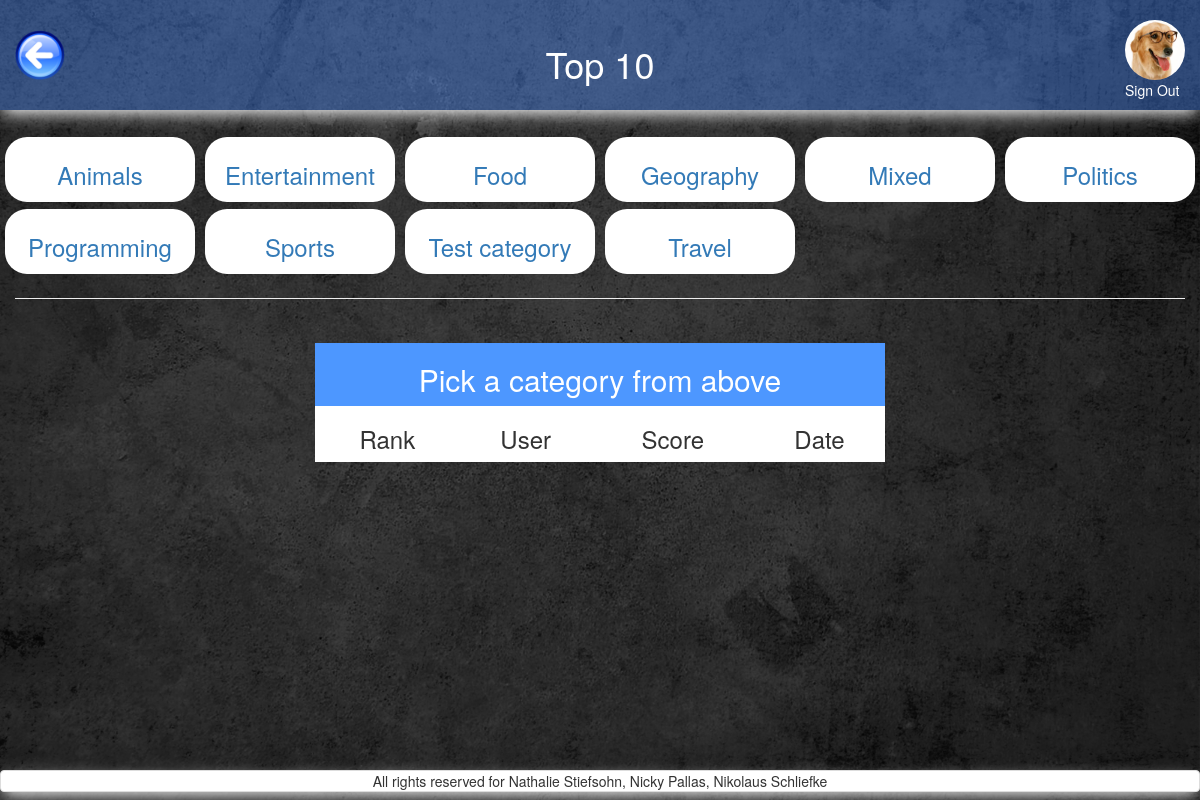
The page /top_10.php (signed in) on the database its author committed.
### tables this page shows
CREATE TABLE `users` (
  `id` int(11) NOT NULL,
  `FK_avatars` int(11) NOT NULL,
  `FK_classes` int(11) NOT NULL DEFAULT '1',
  `nickname` varchar(255) NOT NULL,
  `email` varchar(255) NOT NULL,
  `password` varchar(255) NOT NULL,
  `first_name` varchar(255) NOT NULL,
  `family_name` varchar(255) NOT NULL,
  `date_of_birth` date NOT NULL DEFAULT '1993-07-30'
);

CREATE TABLE `avatars` (
  `id` int(11) NOT NULL,
  `location` varchar(255) NOT NULL
);

CREATE TABLE `categories` (
  `id` int(11) NOT NULL,
  `category` varchar(13) NOT NULL,
  `image` varchar(255) NOT NULL DEFAULT 'default.png',
  `amount_questions` int(11) NOT NULL DEFAULT '8',
  `tries` int(11) NOT NULL DEFAULT '5',
  `passed_at` decimal(3,2) NOT NULL DEFAULT '0.60'
);

### includes/start_session_user.php (called while the page is built, shortened)
<?php
 require_once 'dbconnect.php';
 $res=mysqli_query($con, "SELECT first_name, family_name, date_of_birth, nickname, users.id AS user_id, avatars.location AS avatar, avatars.id AS avatar_id, email, fk_classes FROM users
 	JOIN avatars ON users.FK_avatars=avatars.id
 	WHERE users.id=".$_SESSION['user']);
	 $userRow=mysqli_fetch_array($res);
	 $user_id = $userRow['user_id'];
	 $user_avatar = $userRow['avatar'];
?>

### query/my_quizzes_categories.php (called while the page is built)
<?php
$query_categories = "
    SELECT
        category,
        categories.id AS category_id,
        count(quizzes.id) AS games_played,
        avg(scores) AS average_score,
        max(start_timestamp) AS latest_timestamp
    FROM `quizzes`
    LEFT JOIN categories ON categories.id=quizzes.FK_categories
    where FK_users = ".$user_id."
    GROUP by category
    ORDER BY
        category ASC;
";
$res_categories = mysqli_query($con, $query_categories);
?>

### top_10.php (the view, shortened to what this page needs)
<?php
require_once('includes/start_session_user.php');
?>
<?php
	$highlight="";
	if(isset($_GET['selected_category_id'])){
		$selected_category_id = $_GET['selected_category_id'];
		$query_category_name = "
		    SELECT category, t1.scores
		    FROM quizzes AS t1
		    LEFT JOIN categories ON categories.id=t1.FK_categories
		    JOIN users ON users.id = t1.FK_users
		    LEFT JOIN quizzes AS t2
		      ON t1.FK_users = t2.FK_users
		            AND t1.start_timestamp < t2.start_timestamp
		    WHERE t2.FK_users IS NULL
		    and t1.fk_categories LIKE '".$selected_category_id."' and t1.FK_users=".$user_id
		    ;
		$res_category_name = mysqli_query($con, $query_category_name);
		$row_category_name  = mysqli_fetch_array($res_category_name);
		$category_name_selected = $row_category_name['category'];
		$scores_selected = $row_category_name['scores'];
	} else {
		$selected_category_id = '-1';
		$category_name_selected = "Pick a category from above";
	}
?>
<!DOCTYPE html>
<html>
<head>
	<?php
require_once('includes/head_tag.php');
	?>
</head>
<body>
<div id="wrap">
  <div id="main" class="container-fluid clear-top">
    <header class="row shadow" id="header">
            <div class="col-xs-3">
                <a href="home_user.php">
                    <img alt="back_button" src="pictures/back_button.png" id="back_button"/>
                </a>
            </div>
            <div class="col-xs-6 white text-center margin-top">
                <h1 class="heading_font">Top 10</h1>
            </div>
        <?php
        echo'
            <div class="col-xs-3">
                <a href="logout.php?logout" class="pull-right">
                    <img class="img-circle show_avatar border" src="'.$user_avatar.'" alt="avatar" id="avatar_img"><br>
                    Sign Out
                </a>
            </div>';
        ?>
    </header>
	<div class="row">
		<main class="col-xs-12">
			<section class="row">
				<div class="col-xs-12 text-center margin-top">
					<div class="row">
							<?php
								require_once('query/my_quizzes_categories.php');
				                while ($row_categories  = mysqli_fetch_array($res_categories)){
				                    $category = $row_categories['category'];
				                    $category_id=$row_categories['category_id'];
				                    if ($selected_category_id==$category_id){
				                    	$highlight="highlight";
				                    } else {
				                    	$highlight="";
				                    }
				                    echo '
							<a href="top_10.php?selected_category_id='.$category_id.'" class="">
	 							<div class="col-xs-6 col-sm-3 col-md-2">
									<div class="wrapper2 text-center" id="'.$highlight.'">
	 									<h3>'.$category.'</h3>
	 								</div>
								</div>
		 					</a>
				                    ';
				                }
			                ?>
							<div class="col-xs-12">
								<hr>
							</div>
	                </div>
				</div>
				<div class="col-xs-10 col-xs-offset-1 col-sm-6 col-sm-offset-3 margin-top">
                        <table class="table-hover text-center" >
                            <thead  id="white_background">
                                <tr id="first_row_table" class="white">
                                	<th colspan="4" class="text-center"><h2><?php echo $category_name_selected;  ?></h2></th>
                                </tr>
                                <tr>
                                	<th class="text-center"><h3>Rank</h3></th>
                                	<th class="text-center"><h3>User</h3></th>
                                    <th class="text-center"><h3>Score</h3></th>
                                    <th class="text-center"><h3>Date</h3></th>
                                </tr>
                            </thead>
                        </table>
                    </div>
			</section>
		</main>
	</div>
  </div>
</div>
	<?php
require_once('includes/footer.php');
	?>
</body>
</html>

### css/style.css (style rules this page uses)
header h1 { position: relative; }
#avatar_img { margin-top:20px; height: 60px; }
#back_button { margin-top:30px; height: 50px; }
#header { background-color: rgba(77,141,255,0.4); height: 110px; }
#header a:link { color: white; }
body { content: ""; background: url("../pictures/grey_background.jpg"); background-size: 100% 100%; background-repeat: repeat; top: 0; left: 0; bottom: 0; right: 0; position: absolute; z-index: -1; }
.shadow { -webkit-box-shadow: 0px 6px 16px -3px rgba(255,255,255,1); -moz-box-shadow: 0px 6px 16px -3px rgba(255,255,255,1); box-shadow: 0px 6px 16px -3px rgba(255,255,255,1); }
.margin-top { margin-top: 2%; }
.wrapper2 { background-color: white; margin-top:2%; margin-bottom:2%; margin-left:-10px; margin-right:-10px; border-radius: 22px 22px 22px 22px; -moz-border-radius: 22px 22px 22px 22px; -webkit-border-radius: 22px 22px 22px 22px; text-align: center; }
.wrapper h2, .wrapper2 h3 { display: inline-block; vertical-align: middle; line-height: normal; }
table { width: 100%; }
.white { color: white; }

### includes/head_tag.php (style rules this page uses)
html, body { height: 100%; }
#white_background { background-color: white; opacity: 1 !important; }
#first_row_table { background-color: #4D97FF; }
#wrap { min-height: 100%; }
#main { overflow:auto; padding-bottom:50px; }

### rows shown on the page
users: FK_avatars.location (picture)
categories: category "Animals"
categories: category "Entertainment"
categories: category "Food"
categories: category "Geography"
categories: category "Mixed"
categories: category "Politics"
categories: category "Programming"
categories: category "Sports"
categories: category "Test category"
categories: category "Travel"

### other values the page prints
$category_name_selected "Pick a category from above"
